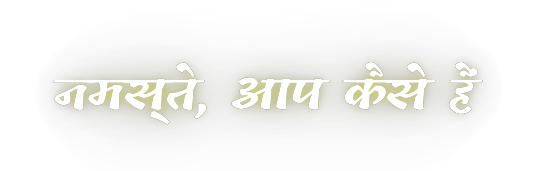

Recreate this plot in Python.
from PIL import Image, ImageDraw, ImageFont, ImageFilter

def create_glowing_text(text, font_path, font_size, color, glow_color, blur_radius=6, glow_strength=9):
    font = ImageFont.truetype(font_path, font_size)
    text_bbox = font.getbbox(text)  # Replace getsize with getbbox
    text_width, text_height = text_bbox[2] - text_bbox[0], text_bbox[3] - text_bbox[1]

    # Rest of the code remains the same...

    # Create a transparent image slightly larger to accommodate the glow
    image_width = text_width + 2 * blur_radius * glow_strength
    image_height = text_height + 2 * blur_radius * glow_strength
    image = Image.new("RGBA", (int(image_width), int(image_height)), (0, 0, 0, 0))
    draw = ImageDraw.Draw(image)

    # Draw the glow layers
    for i in range(glow_strength):
        glow_blur = blur_radius * (glow_strength - i)
        glow_image = Image.new("RGBA", (int(image_width), int(image_height)), (0, 0, 0, 0))
        glow_draw = ImageDraw.Draw(glow_image)
        glow_draw.text((image_width / 2 - text_width / 2, image_height / 2 - text_height / 2), text, font=font, fill=glow_color)
        glow_image = glow_image.filter(ImageFilter.GaussianBlur(radius=glow_blur))
        image.paste(glow_image, (0, 0), glow_image) # Paste with transparency mask

    # Draw the main text
    draw.text((image_width / 2 - text_width / 2, image_height / 2 - text_height / 2), text, font=font, fill=color)

    return image

# Example usage:
font_path = "./Tillana-Bold.ttf" # Replace with the actual path
glowing_text = create_glowing_text("नमस्ते, आप कैसे हैं", font_path, 48, (255, 255, 255), (255, 255, 0)) # White text, yellow glow

glowing_text.save("glowing_text.png")